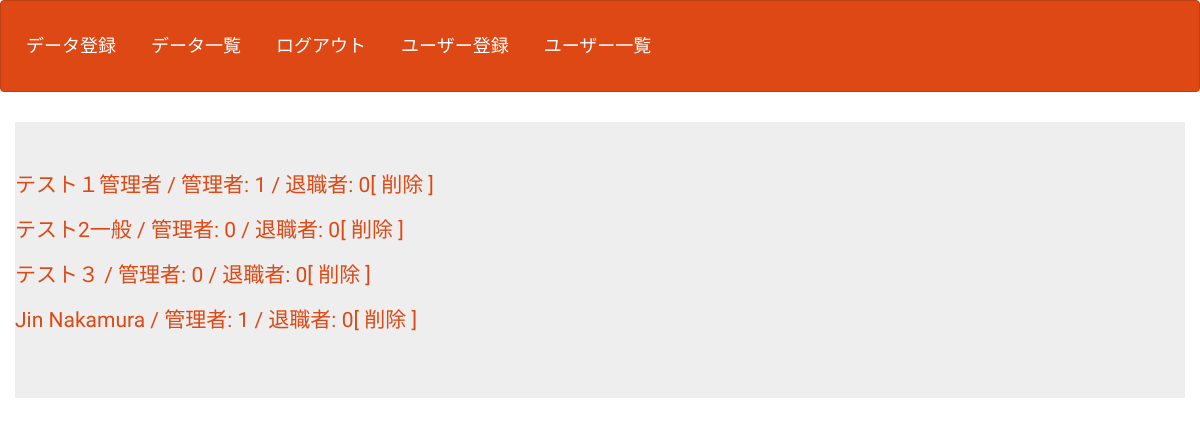
The page /user_select.php (signed in) on the database its author committed.
### tables this page shows
CREATE TABLE `gs_user_table` (
  `id` int(12) NOT NULL,
  `name` varchar(64) NOT NULL,
  `lid` varchar(128) NOT NULL,
  `lpw` varchar(64) NOT NULL,
  `kanri_flg` int(1) NOT NULL,
  `life_flg` int(1) NOT NULL
);

### user_select.php (the view, shortened to what this page needs)
<?php
$pdo = db_conn();
$stmt = $pdo->prepare('SELECT * FROM gs_user_table');
$status = $stmt->execute();
$view = '';
if ($status === false) {
    sql_error($stmt);
} else {
    while ($result = $stmt->fetch(PDO::FETCH_ASSOC)) {
        $view .= '<p>';
        $view .= '<a href="user_detail.php?id='. $result['id']. '">';
        $view .=  $result['name']. ' / 管理者: ' . $result['kanri_flg']. ' / 退職者: ' . $result['life_flg'];
        $view .= '</a>';
        $view .= '<a href="user_delete.php?id='. $result['id']. '">';
        $view .= '[ 削除 ]';
        $view .= '</a>';
        $view .= '</p>';
    }
}
?>
<!DOCTYPE html>
<html lang="ja">
<head>
    <link rel="stylesheet" href="css/range.css">
    <link href="css/bootstrap.min.css" rel="stylesheet">
</head>
<body id="main">
    <header>
        <nav class="navbar navbar-default">
            <div class="container-fluid">
                <div class="navbar-header"><a class="navbar-brand" href="index_kanri.php">データ登録</a></div>
                <div class="navbar-header"><a class="navbar-brand" href="select_kanri.php">データ一覧</a></div>
                <div class="navbar-header"><a class="navbar-brand" href="logout.php">ログアウト</a></div>
                <div class="navbar-header"><a class="navbar-brand" href="user_register.php">ユーザー登録</a></div>
                <div class="navbar-header"><a class="navbar-brand" href="user_select.php">ユーザー一覧</a></div>
            </div>
        </nav>
    </header>
    <div>
        <div class="container jumbotron">
            <?= $view ?>
        </div>
    </div>
</body>
</html>

### user_select.php (style rules this page uses)
div { padding: 10px; font-size: 16px; }

### rows shown on the page
gs_user_table: value "テスト１管理者 / 管理者: 1 / 退職者: 0 [ 削除 ]"
gs_user_table: value "テスト2一般 / 管理者: 0 / 退職者: 0 [ 削除 ]"
gs_user_table: value "テスト３ / 管理者: 0 / 退職者: 0 [ 削除 ]"
gs_user_table: value "Jin Nakamura / 管理者: 1 / 退職者: 0 [ 削除 ]"
